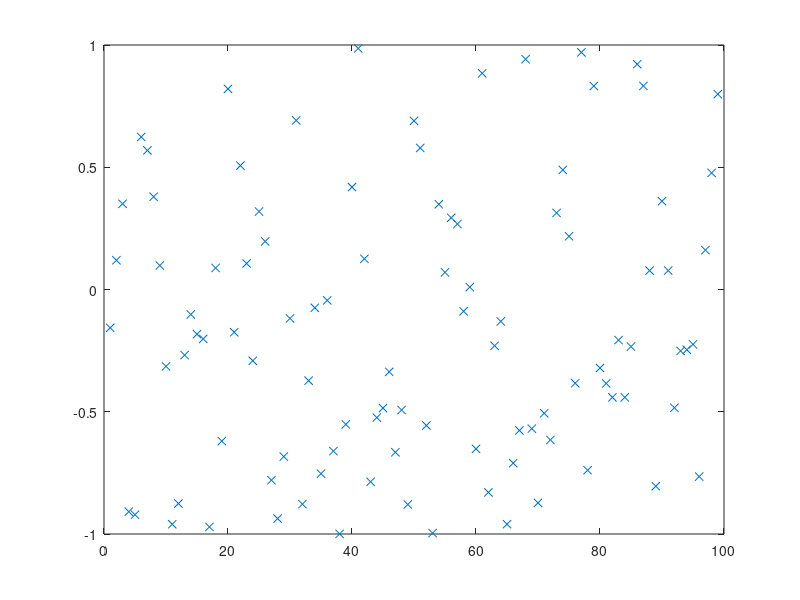

Write MATLAB code to recreate this figure. (Note: this script raises an error after producing the figure.)
% script <a href="matlab:RR_HeapSortTest">RR_HeapSortTest</a>
% Test <a href="matlab:help RR_HeapSort">RR_HeapSort</a> on a random set of data.
% See <a href="matlab:RCweb">Numerical Renaissance: simulation, optimization, & control</a>, Section 7.1.6.
% Part of <a href="matlab:help RCC">Numerical Renaissance Codebase 1.0</a>, <a href="matlab:help RCchap07">Chapter 7</a>; please read the <a href="matlab:help RCcopyleft">copyleft</a>.

n=99; D=2*rand(n,1)-1; close all, plot(D(:,1),'x'), pause(0.5)
[D,index]=RR_HeapSort(D,1,n);        plot(D(:,1),'x')

% end script RR_HeapSortTest
